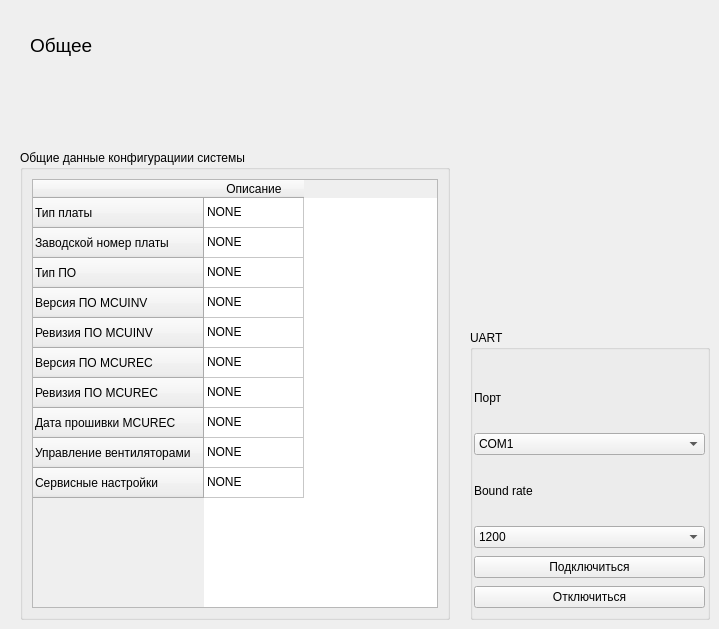
      <widget class="QWidget" name="tab">
       <attribute name="title">
        <string>Общее</string>
       </attribute>
       <widget class="QLabel" name="label">
        <property name="geometry">
         <rect>
          <x>30</x>
          <y>30</y>
          <width>111</width>
          <height>31</height>
         </rect>
        </property>
        <property name="font">
         <font>
          <pointsize>14</pointsize>
         </font>
        </property>
        <property name="text">
         <string>Общее</string>
        </property>
       </widget>
       <widget class="QGroupBox" name="groupBox_2">
        <property name="geometry">
         <rect>
          <x>470</x>
          <y>330</y>
          <width>240</width>
          <height>290</height>
         </rect>
        </property>
        <property name="styleSheet">
         <string notr="true">font: 12pt &quot;Segoe UI&quot;;</string>
        </property>
        <property name="title">
         <string>UART</string>
        </property>
        <widget class="QWidget" name="layoutWidget">
         <property name="geometry">
          <rect>
           <x>4</x>
           <y>40</y>
           <width>231</width>
           <height>238</height>
          </rect>
         </property>
         <layout class="QVBoxLayout" name="verticalLayout_2">
          <property name="spacing">
           <number>8</number>
          </property>
          <property name="sizeConstraint">
           <enum>QLayout::SizeConstraint::SetDefaultConstraint</enum>
          </property>
          <property name="leftMargin">
           <number>0</number>
          </property>
          <property name="topMargin">
           <number>0</number>
          </property>
          <item>
           <widget class="QLabel" name="label_4">
            <property name="styleSheet">
             <string notr="true">color: black;</string>
            </property>
            <property name="text">
             <string>Порт</string>
            </property>
           </widget>
          </item>
          <item>
           <widget class="QComboBox" name="comboBox">
            <item>
             <property name="text">
              <string>COM1</string>
             </property>
            </item>
            <item>
             <property name="text">
              <string>COM2</string>
             </property>
            </item>
            <item>
             <property name="text">
              <string>COM3</string>
             </property>
            </item>
            <item>
             <property name="text">
              <string>COM4</string>
             </property>
            </item>
            <item>
             <property name="text">
              <string>COM5</string>
             </property>
            </item>
           </widget>
          </item>
          <item>
           <widget class="QLabel" name="label_5">
            <property name="styleSheet">
             <string notr="true">color: black;</string>
            </property>
            <property name="text">
             <string>Bound rate</string>
            </property>
           </widget>
          </item>
          <item>
           <widget class="QComboBox" name="comboBox_2">
            <item>
             <property name="text">
              <string>1200</string>
             </property>
            </item>
            <item>
             <property name="text">
              <string>2400</string>
             </property>
            </item>
            <item>
             <property name="text">
              <string>4800</string>
             </property>
            </item>
            <item>
             <property name="text">
              <string>9600</string>
             </property>
            </item>
            <item>
             <property name="text">
              <string>19200</string>
             </property>
            </item>
            <item>
             <property name="text">
              <string>38400</string>
             </property>
            </item>
            <item>
             <property name="text">
              <string>57600</string>
             </property>
            </item>
            <item>
             <property name="text">
              <string>115200</string>
             </property>
            </item>
            <item>
             <property name="text">
              <string>230400</string>
             </property>
            </item>
            <item>
             <property name="text">
              <string>460800</string>
             </property>
            </item>
            <item>
             <property name="text">
              <string>921600</string>
             </property>
            </item>
           </widget>
          </item>
          <item>
           <widget class="QPushButton" name="connectBtn">
            <property name="text">
             <string>Подключиться</string>
            </property>
           </widget>
          </item>
          <item>
           <widget class="QPushButton" name="disconnectBtn">
            <property name="text">
             <string>Отключиться</string>
            </property>
           </widget>
          </item>
         </layout>
        </widget>
       </widget>
       <widget class="QGroupBox" name="groupBox">
        <property name="geometry">
         <rect>
          <x>20</x>
          <y>150</y>
          <width>430</width>
          <height>470</height>
         </rect>
        </property>
        <property name="minimumSize">
         <size>
          <width>430</width>
          <height>470</height>
         </size>
        </property>
        <property name="styleSheet">
         <string notr="true">font: 12pt &quot;Segoe UI&quot;;</string>
        </property>
        <property name="title">
         <string>Общие данные конфигурациии системы </string>
        </property>
        <layout class="QVBoxLayout" name="verticalLayout">
         <item>
          <widget class="QTableWidget" name="tableWidget">
           <row>
            <property name="text">
             <string>Тип платы</string>
            </property>
           </row>
           <row>
            <property name="text">
             <string>Заводской номер платы</string>
            </property>
           </row>
           <row>
            <property name="text">
             <string>Тип ПО</string>
            </property>
           </row>
           <row>
            <property name="text">
             <string>Версия ПО MCUINV</string>
            </property>
           </row>
           <row>
            <property name="text">
             <string>Ревизия ПО MCUINV</string>
            </property>
           </row>
           <row>
            <property name="text">
             <string>Версия ПО MCUREC</string>
            </property>
           </row>
           <row>
            <property name="text">
             <string>Ревизия ПО MCUREC</string>
            </property>
           </row>
           <row>
            <property name="text">
             <string>Дата прошивки MCUREC</string>
            </property>
           </row>
           <row>
            <property name="text">
             <string>Управление вентиляторами</string>
            </property>
           </row>
           <row>
            <property name="text">
             <string>Сервисные настройки</string>
            </property>
           </row>
           <column>
            <property name="text">
             <string>Описание</string>
            </property>
           </column>
           <item row="0" column="0">
            <property name="text">
             <string>NONE</string>
            </property>
           </item>
           <item row="1" column="0">
            <property name="text">
             <string>NONE</string>
            </property>
           </item>
           <item row="2" column="0">
            <property name="text">
             <string>NONE</string>
            </property>
           </item>
           <item row="3" column="0">
            <property name="text">
             <string>NONE</string>
            </property>
           </item>
           <item row="4" column="0">
            <property name="text">
             <string>NONE</string>
            </property>
           </item>
           <item row="5" column="0">
            <property name="text">
             <string>NONE</string>
            </property>
           </item>
           <item row="6" column="0">
            <property name="text">
             <string>NONE</string>
            </property>
           </item>
           <item row="7" column="0">
            <property name="text">
             <string>NONE</string>
            </property>
           </item>
           <item row="8" column="0">
            <property name="text">
             <string>NONE</string>
            </property>
           </item>
           <item row="9" column="0">
            <property name="text">
             <string>NONE</string>
            </property>
           </item>
          </widget>
         </item>
        </layout>
       </widget>
      </widget>
